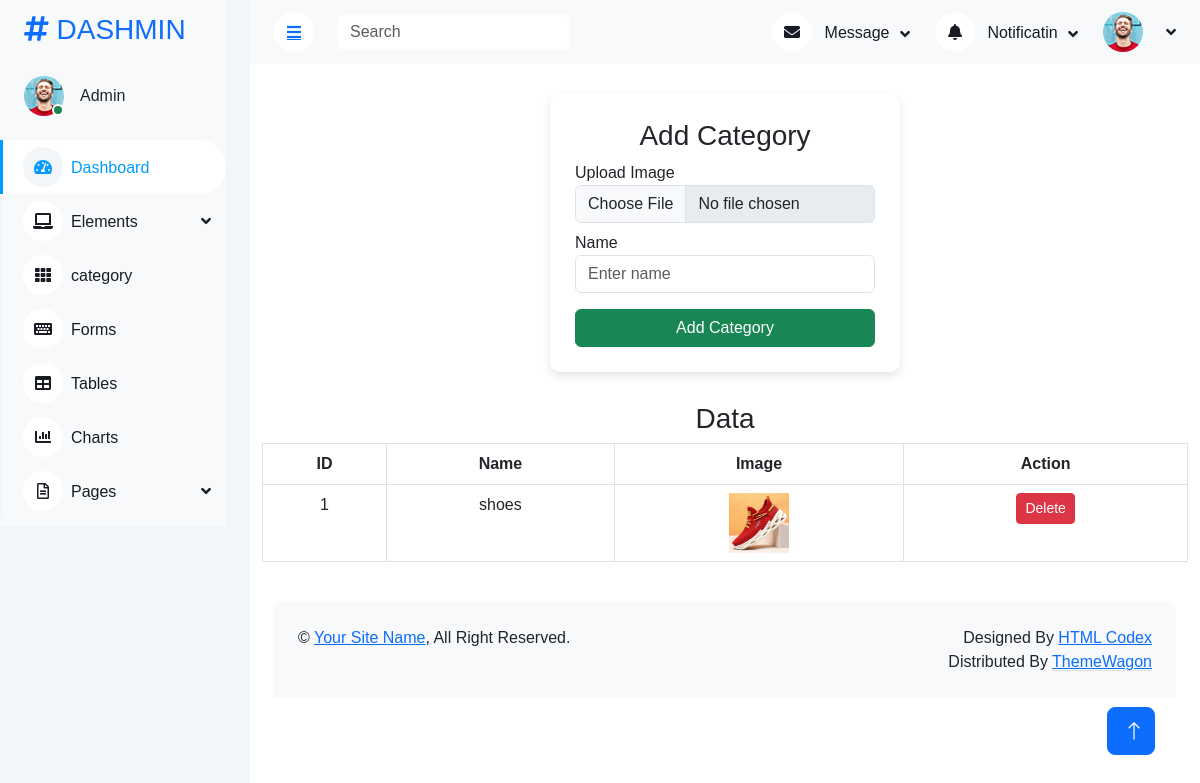
/admin_panel/public.php?category (signed in), run on the app's committed database.
### tables this page shows
CREATE TABLE `add_category` (
  `cat_id` int(11) NOT NULL,
  `cat_name` varchar(100) DEFAULT NULL,
  `cat_images` varchar(255) DEFAULT NULL
);

### admin_panel/category.php (the view, shortened to what this page needs)
<?php include "../connection.php"; ?>
<!DOCTYPE html>
<html lang="en">
<head>
<link href="https://cdn.jsdelivr.net/npm/bootstrap@5.3.0/dist/css/bootstrap.min.css" rel="stylesheet">
</head>
<body>
<div class="form-container">
    <h3 class="text-center">Add Category</h3>
    <form action="../code.php" method="post" enctype="multipart/form-data">
        <label>Upload Image</label>
        <input type="file" name="images" class="form-control" required>
        <label class="mt-2">Name</label>
        <input type="text" name="name" class="form-control" placeholder="Enter name" required>
        <button type="submit" name="category-btn" class="btn btn-success mt-3 w-100">
            Add Category
        </button>
    </form>
</div>
<div class="container mt-4">
    <h3 class="text-center">Data</h3>
    <table class="table table-bordered table-hover text-center">
        <tr>
            <th>ID</th>
            <th>Name</th>
            <th>Image</th>
            <th>Action</th>
        </tr>
        <?php
        $query = mysqli_query($con , "SELECT * FROM add_category") or die(mysqli_error($con));
        if(mysqli_num_rows($query) > 0){
            while($row = mysqli_fetch_assoc($query)){
        ?>
        <tr>
            <td><?php echo $row['cat_id']; ?></td>
            <td><?php echo $row['cat_name']; ?></td>
            <td>
                <img src="../<?php echo $row['cat_images']; ?>" height="60">
            </td>
            <td>
                <form action="../code.php" method="post" style="display:inline;">
                    <button class="btn btn-danger btn-sm" name="delete">Delete</button>
                </form>
            </td>
        </tr>
        <?php
            }
        } else {
            echo "<tr><td colspan='4'>No Data Found</td></tr>";
        }
        ?>
    </table>
</div>
</body>
</html>

### admin_panel/css/style.css (style rules this page uses)
:root { --primary: #009CFF; --light: #F3F6F9; --dark: #191C24; }
.btn { transition: .5s; }

### admin_panel/category.php (style rules this page uses)
body { font-family: Arial; background: #f4f4f4; }
.form-container { background: white; padding: 25px; border-radius: 10px; width: 350px; margin: 30px auto; box-shadow: 0 4px 10px rgba(0,0,0,0.1); }

### data on the page
add_category: cat_id "1", cat_name "shoes", cat_images (picture)
